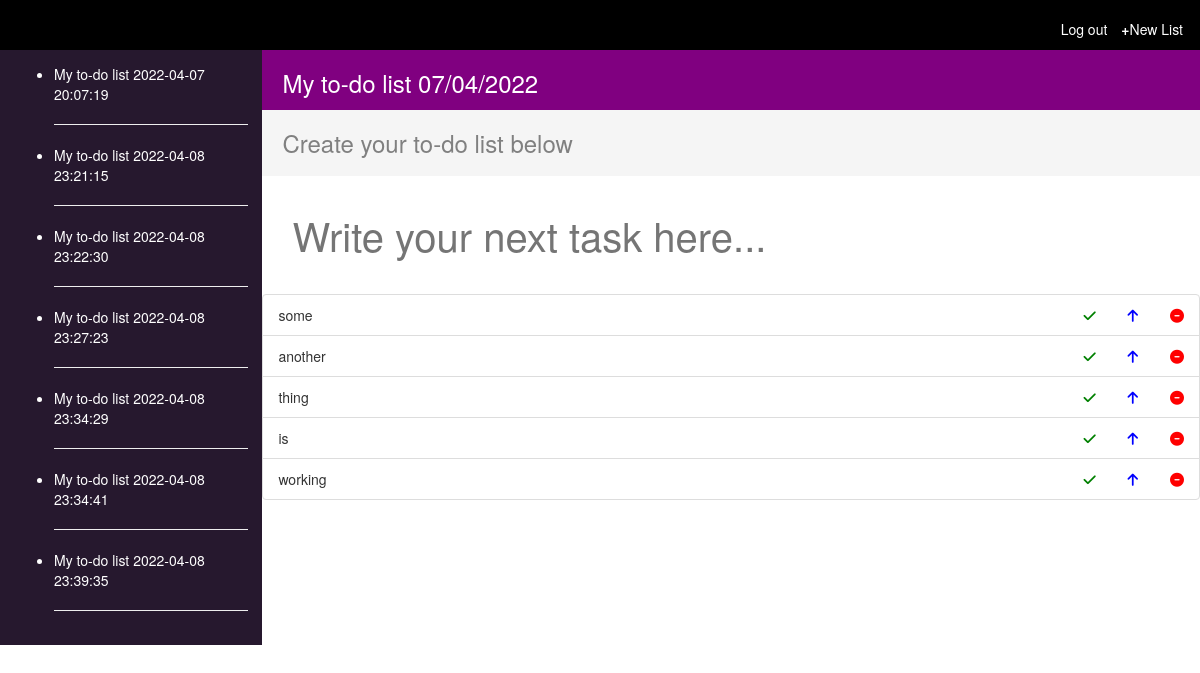
Screenshot of /1/2022-04-07 20:07:19 (signed in) with the database file from the repository.
### app.py (models this page shows)
class List(db.Model):
    __tablename__ = 'lists'
    id = db.Column(db.Integer, primary_key=True)
    user_id = db.Column(db.Integer, db.ForeignKey('users.id'), nullable=False)
    tasks = db.relationship('Task', backref='list', lazy=True)
    date = db.Column(db.DateTime(timezone=True), nullable=False, server_default=func.now())

class Task(db.Model):
    __tablename__ = 'tasks'
    id = db.Column(db.Integer, primary_key=True)
    task = db.Column(db.String(250), unique=False, nullable=False)
    list_id = db.Column(db.Integer, db.ForeignKey('lists.id'), nullable=False)
    completed = db.Column(db.Boolean, default=False, nullable=False)
    date = db.Column(db.DateTime(timezone=True), nullable=False, server_default=func.now())

### app.py (the view, shortened to what this page needs)
@app.route('/<path:item>/<path:date>', methods=["POST", "GET"])
def item(item, date):
    if request.method == "GET":
        lists = List.query.filter_by(user_id=current_user.id).all()
        list = List.query.filter_by(id=item, user_id=current_user.id).first()
        date = list.date.strftime("%d/%m/%Y")
        tasks = Task.query.filter_by(list_id=list.id).all()
        amount = len(tasks)
        return render_template('task.html', tasks=tasks, date=date, list=list,
         amount=amount, user=current_user, lists=lists, from_list=False, save=True, update=False, previous=True)

### app.py (called while the page is built)
@login_manager.user_loader
def load_user(user_id):
    return User.query.get(user_id)

### templates/task.html (shortened to what this page needs)
{% extends "bootstrap/base.html" %}
<!DOCTYPE html> {% block content %}
<html>
<head>
    <link rel="stylesheet" href="../static/styles.css">
</head>
<body>
    <header>
        <div class="first">
            <h5 class='new-list'>
                <a style="text-decoration:none;color:white;" href=" {{url_for('new') }} " style="color:white;"><strong>+</strong>New List</a>
            </h5>
            {% if user.is_authenticated %}
            <h5 class="login">
                <a style="text-decoration:none;color:white;" href="{{ url_for('login') }}" style="color:white;">Log out</a>
            </h5>
            {% else %}
            <h5 class="login">
                <a style="text-decoration:none;color:white;" href="{{ url_for('login') }}" style="color:white;">Log in</a>
            </h5>
            {% endif %}
        </div>
    </header>
    <div class="flex-container">
        {% if user.is_authenticated %}
        {% if lists %}
        <div class='lists'>
            <ul>
                {% for list in lists %}
                <li>
                    <span>
                        <a href="{{ url_for('item', item=list.id, date=list.date) }}" style="text-decoration:none;color:white;">
                            My to-do list {{ list.date }}
                        </a>
                    </span>
                </li>
                <hr>
                {% endfor %}
            </ul>
        </div>
        {% endif %}
        {% endif %}
        <div class="others">
            <div class="info">
                <h3 class="name">My to-do list {{ date }}</h3>
            </div>
            <div class="create">
                <h3>Create your to-do list below</h3>
            </div>
            <div class="todo">
                {% if update and user.is_authenticated and save %}
                <form action="{{ url_for('update', id=task.id)}}" method="POST">
                    <input value="{{ task.task }}" autocomplete="off" name="task" style="border:none;" type="text" height="10" autofocus placeholder="Write your next task here...">
                </form>
                {% elif update and user.is_authenticated and not save %}
                <form action="{{ url_for('upd_list', name=task)}}" method="POST">
                    <input value="{{ task }}" autocomplete="off" name="task" style="border:none;" type="text" height="10" autofocus placeholder="Write your next task here...">
                </form>
                {% elif update and not user.is_authenticated %}
                <form action="{{ url_for('upd_list', name=task)}}" method="POST">
                    <input value="{{ task }}" autocomplete="off" name="task" style="border:none;" type="text" height="10" autofocus placeholder="Write your next task here...">
                </form>
                {% elif previous %}
                <form action="{{ url_for('item', item=list.id, date=list.date)}}" method="POST">
                    <input value="{{ task }}" autocomplete="off" name="task" style="border:none;" type="text" height="10" autofocus placeholder="Write your next task here...">
                </form>
                {% else%}
                <form action="/new" method="POST">
                    <input autocomplete="off" name="task" style="border:none;" type="text" height="10" autofocus placeholder="Write your next task here...">
                </form>
                {% endif %}
            </div>
            <ul class="list-group">
                {% if from_list %}
                    {% if tasks %}
                    {% for task in tasks %}
                        {% for key, value in task.items() %}
                            <li class="list-group-item">
                                <span>
                                    {% if value == False %}
                                        {{ key }}
                                    {% else %}
                                        <s>{{ key }}</s>
                                    {% endif %}
                                    <div class='icons'>
                                        <a href="{{ url_for('comp_list', name=task) }}" title="mark task as completed"><i class="fa-solid fa-check" style='color:green;padding-left:2em;'></i></a>
                                        {% for key, value in task.items() %}
                                        <a href="{{ url_for('upd_list', name=key) }}" title=" update task"><i class="fa-solid fa-arrow-up" style='color:blue;padding-left:2em;'></i></a>
                                        {% endfor %}
                                        <a href="{{ url_for('del_list', name=task) }}" title="delete task"><i class="fa-solid fa-circle-minus" style='color:red;padding-left:2em;'></i></a>
                                    </div>
                                </span>
                            </li>
                        {% endfor %}
                    {% endfor %}
                    {% endif %}
                {% else %}
                    {% for task in tasks %}
                        <li class="list-group-item">
                            <span>
                                {% if task.completed %}
                                <s>{{ task.task }}</s>
                                {% else %}
                                {{ task.task }}
                                {% endif %}
                                <div class='icons'>
                                    <a href="{{ url_for('completed', id=task.id) }}" title="mark task as completed"><i class="fa-solid fa-check" style='color:green;padding-left:2em;'></i></a>
                                    <a href="{{ url_for('update', id=task.id) }}" title=" update task"><i class="fa-solid fa-arrow-up" style='color:blue;padding-left:2em;'></i></a>
                                    <a href="{{ url_for('delete', id=task.id) }}" title="delete task"><i class="fa-solid fa-circle-minus" style='color:red;padding-left:2em;'></i></a>
                                </div>
                            </span>
                        </li>
                    {% endfor %}
                {% endif %}
            </ul>
        </div>
    </div>
</body>
</html>
{% endblock %}

### static/styles.css (style rules this page uses)
body { margin: 0; }
h1, h2, h3, h4, h5, h5 { margin: 0; padding: 0; }
.first { display: block; background-color: black; height: 40px; font-size: large; padding: 20px 10px 30px 0; top: 0; }
.login { float: right; margin: 0.2% 0.5em 0; color: white; }
.new-list { float: right; margin: 0.2% 0.5em 0; color: white; }
.info { background-color: purple; padding: 20px 20px 40px; }
.name { color: white; float: left; }
.todo { padding: 2em; }
input { width: 100%; line-height: 60px; font-size: 40px; }
.create { background-color: whitesmoke; color: gray; font-size: 1.5em; padding: 20px; }
.flex-container { display: flex; }
.lists { flex: 1; background-color: #26182e; color: white; padding: 1em; }
.others { flex: 4; }
.icons { float: right; }

### rows the page displays
List: date "2022-04-07 20:07:19"
List: date "2022-04-08 23:21:15"
List: date "2022-04-08 23:22:30"
List: date "2022-04-08 23:27:23"
List: date "2022-04-08 23:34:29"
List: date "2022-04-08 23:34:41"
List: date "2022-04-08 23:39:35"
Task: task "some"
Task: task "another"
Task: task "thing"
Task: task "is"
Task: task "working"

### other values shown
{{ date }} "07/04/2022"
